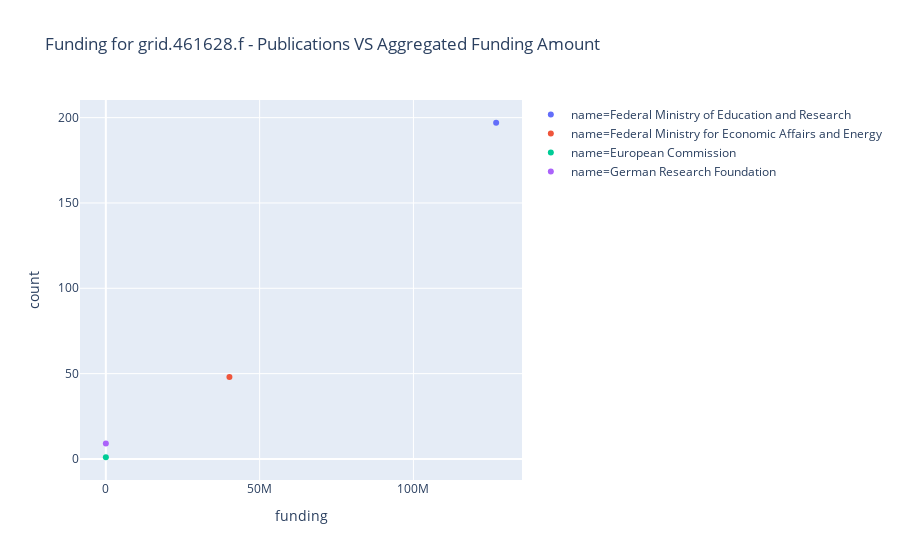

Here is the notebook cell this chart was saved with:
### Markdown cell above
## Correlation between No of Publications VS Funding

### Code cell
px.scatter(df, x="funding", y="count", color="name", 
           title=f"Funding for {GRIDID} - Publications VS Aggregated Funding Amount")

### Figure 1 — Plotly figure (JSON) as saved in the notebook; plotly's stock layout.template omitted (floating-point values rounded to 4 significant figures)
{"data": [{"hoverlabel": {"namelength": 0}, "hovertemplate": "name=Federal Ministry of Education and Research<br>funding=%{x}<br>count=%{y}", "legendgroup": "name=Federal Ministry of Education and Research", "marker": {"color": "#636efa", "symbol": "circle"}, "mode": "markers", "name": "name=Federal Ministry of Education and Research", "showlegend": true, "type": "scatter", "x": [126898901], "xaxis": "x", "y": [197], "yaxis": "y"}, {"hoverlabel": {"namelength": 0}, "hovertemplate": "name=Federal Ministry for Economic Affairs and Energy<br>funding=%{x}<br>count=%{y}", "legendgroup": "name=Federal Ministry for Economic Affairs and Energy", "marker": {"color": "#EF553B", "symbol": "circle"}, "mode": "markers", "name": "name=Federal Ministry for Economic Affairs and Energy", "showlegend": true, "type": "scatter", "x": [40178610], "xaxis": "x", "y": [48], "yaxis": "y"}, {"hoverlabel": {"namelength": 0}, "hovertemplate": "name=European Commission<br>funding=%{x}<br>count=%{y}", "legendgroup": "name=European Commission", "marker": {"color": "#00cc96", "symbol": "circle"}, "mode": "markers", "name": "name=European Commission", "showlegend": true, "type": "scatter", "x": [0], "xaxis": "x", "y": [1], "yaxis": "y"}, {"hoverlabel": {"namelength": 0}, "hovertemplate": "name=German Research Foundation<br>funding=%{x}<br>count=%{y}", "legendgroup": "name=German Research Foundation", "marker": {"color": "#ab63fa", "symbol": "circle"}, "mode": "markers", "name": "name=German Research Foundation", "showlegend": true, "type": "scatter", "x": [0], "xaxis": "x", "y": [9], "yaxis": "y"}], "layout": {"autosize": true, "legend": {"tracegroupgap": 0}, "title": {"text": "Funding for grid.461628.f - Publications VS Aggregated Funding Amount"}, "xaxis": {"anchor": "y", "autorange": true, "domain": [0, 1], "range": [-7431000.0, 134300000.0], "title": {"text": "funding"}, "type": "linear"}, "yaxis": {"anchor": "x", "autorange": true, "domain": [0, 1], "range": [-13.36, 211.4], "title": {"text": "count"}, "type": "linear"}}}
